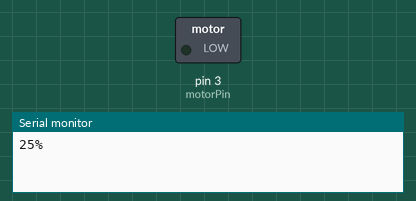
Recording of a sketch running on a simulated Arduino Uno, built with avr-gcc and run on an emulated ATmega328P. On the bench: switched loads named in the sketch (green lamp = pin HIGH), the last lines printed to the serial monitor.

Above: at 0.05 s.
At 7.45 s:
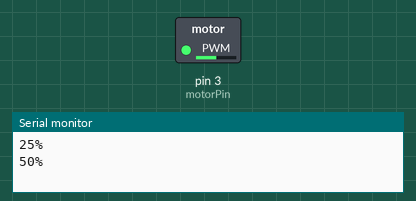
At 14.95 s:
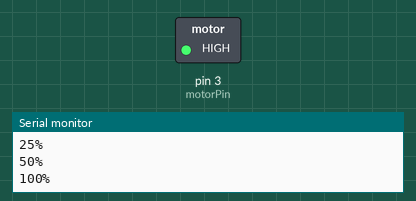
Timing chart, 0 to 19.5 s (numbered marks = the images above):
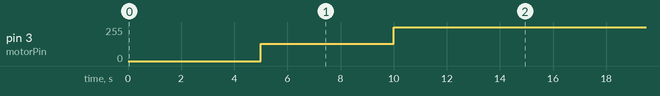

The sketch:

eletronica_teste_motor_pwm.ino
```cpp
byte motorPin = 3;

void setup()
{
pinMode(motorPin, OUTPUT);
Serial.begin(9600);

}

void loop()
{

    Serial.println("25%");
    delay(5000);
    analogWrite(motorPin, 128);
    Serial.println("50%");
    delay(5000);
    analogWrite(motorPin, 255);
    Serial.println("100%");
    delay(5000);

  /*
    analogWrite(motorPin, 150);
    Serial.println("150");
    delay(4000);
    analogWrite(motorPin, 0);
    Serial.println("0");
    delay(4000);

    digitalWrite(motorPin,LOW);
    */
}
```

Measured:
- by itself, pin 3 (motorPin): alternates 255/255 for 10.0 s and 128/255 for 5.0 s
